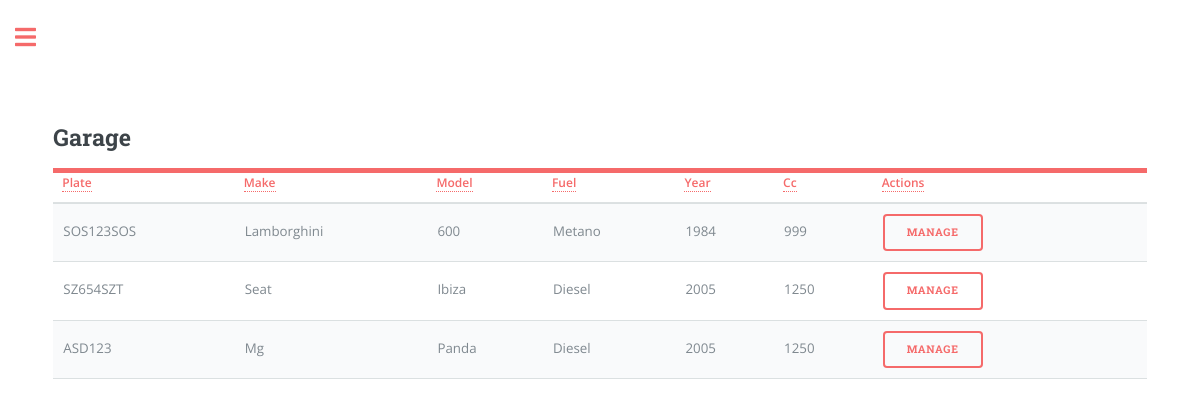
The page /garage_view (signed in) on the database as committed earlier.
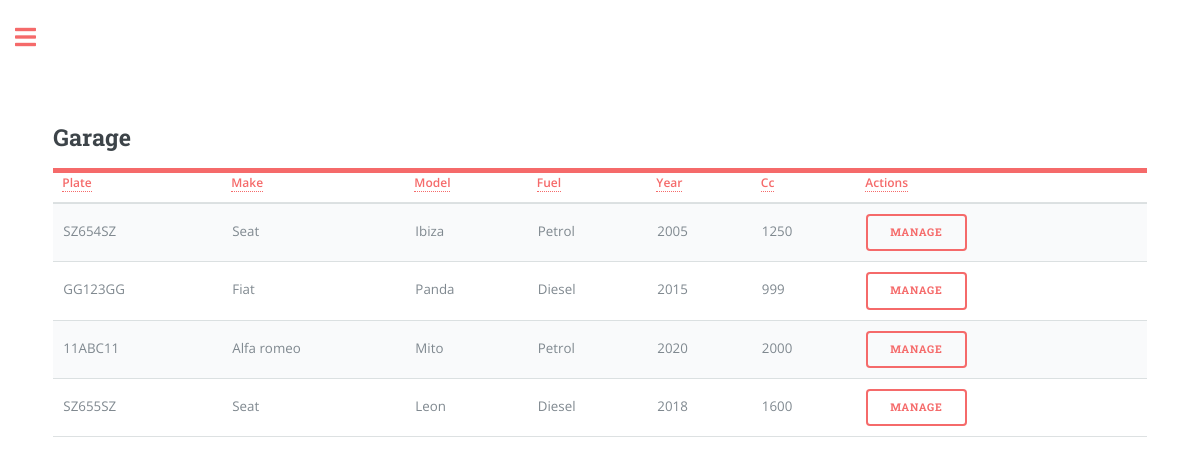
The same page on the database as committed later.
### app/models.py (models this page shows, shortened)
class Car(db.Model):
    plate = db.Column(db.String(8), primary_key=True, index=True, unique=True)
    make = db.Column(db.String(15), index=True)
    model = db.Column(db.String(15), index=True)
    fuel = db.Column(db.String(8), index=True)
    year = db.Column(db.Integer, index=True)
    cc = db.Column(db.Integer, index=True)
    user_id = db.Column(db.Integer, db.ForeignKey('user.id'))
    days = db.Column(db.Integer, default=0, index=True)
    money = db.Column(db.Integer, default=0, index=True)

### app/routes.py (the view)
@app.route('/garage_view', methods=['GET', 'POST'])
@login_required
def garage_view():
    user_cars = current_user.garage.all()
    return render_template('garage_view.html', title='Garage',
                           page="garage_view", user_cars=user_cars, user_name=current_user.username if current_user.is_authenticated else None)

### app/models.py (called while the page is built)
@login.user_loader
def load_user(id):
    return User.query.get(int(id))

### app/templates/garage_view.html (shortened to what this page needs)
{% extends "index.html" %}
{% block content %}
<head>
</head>
<form action="{{ url_for('garage_car') }}" method="POST">
<header id="header">
  <h2>Garage</h2>
</header>
<table class="table" id="carTable">
    <thead>
      <tr>
        <th scope="col"><a href="#" class="sort-link" data-sort="plate">Plate</a></th>
        <th scope="col"><a href="#" class="sort-link" data-sort="make">Make</a></th>
        <th scope="col"><a href="#" class="sort-link" data-sort="model">Model</a></th>
        <th scope="col"><a href="#" class="sort-link" data-sort="fuel">Fuel</a></th>
        <th scope="col"><a href="#" class="sort-link" data-sort="year">Year</a></th>
        <th scope="col"><a href="#" class="sort-link" data-sort="cc">Cc</a></th>
        <th scope="col"><a href="#" class="sort-link" data-sort="cc">Actions</a></th>
      </tr>
    </thead>
    <tbody>
      {% for car in user_cars %}
      <tr>
          <td data-sort="plate">{{ car.plate }}</td>
          <td data-sort="make">{{ car.make }}</td>
          <td data-sort="model">{{ car.model }}</td>
          <td data-sort="fuel">{{ car.fuel }}</td>
          <td data-sort="year">{{ car.year }}</td>
          <td data-sort="cc">{{ car.cc }}</td>
          <td>
            <button type="submit" class="btn btn-danger" name="garage_car" value="{{ car.plate }}">Manage</button>
        </td>
        <td>
      </tr>
      {% endfor %}
  </tbody>
</table>
</form>
{% endblock %}

Rows that differ between the two databases and show on the page:
removed Car: plate "SOS123SOS", make "Lamborghini", model "600", fuel "Metano", year "1984", cc "999"
removed Car: plate "SZ654SZT", make "Seat", model "Ibiza", fuel "Diesel", year "2005", cc "1250"
removed Car: plate "ASD123", make "Mg", model "Panda", fuel "Diesel", year "2005", cc "1250"
now on this page (row edited): Car: plate "SZ654SZ", make "Seat", model "Ibiza", fuel "Petrol", year "2005", cc "1250"
added Car: plate "GG123GG", make "Fiat", model "Panda", fuel "Diesel", year "2015", cc "999"
added Car: plate "11ABC11", make "Alfa romeo", model "Mito", fuel "Petrol", year "2020", cc "2000"
added Car: plate "SZ655SZ", make "Seat", model "Leon", fuel "Diesel", year "2018", cc "1600"
